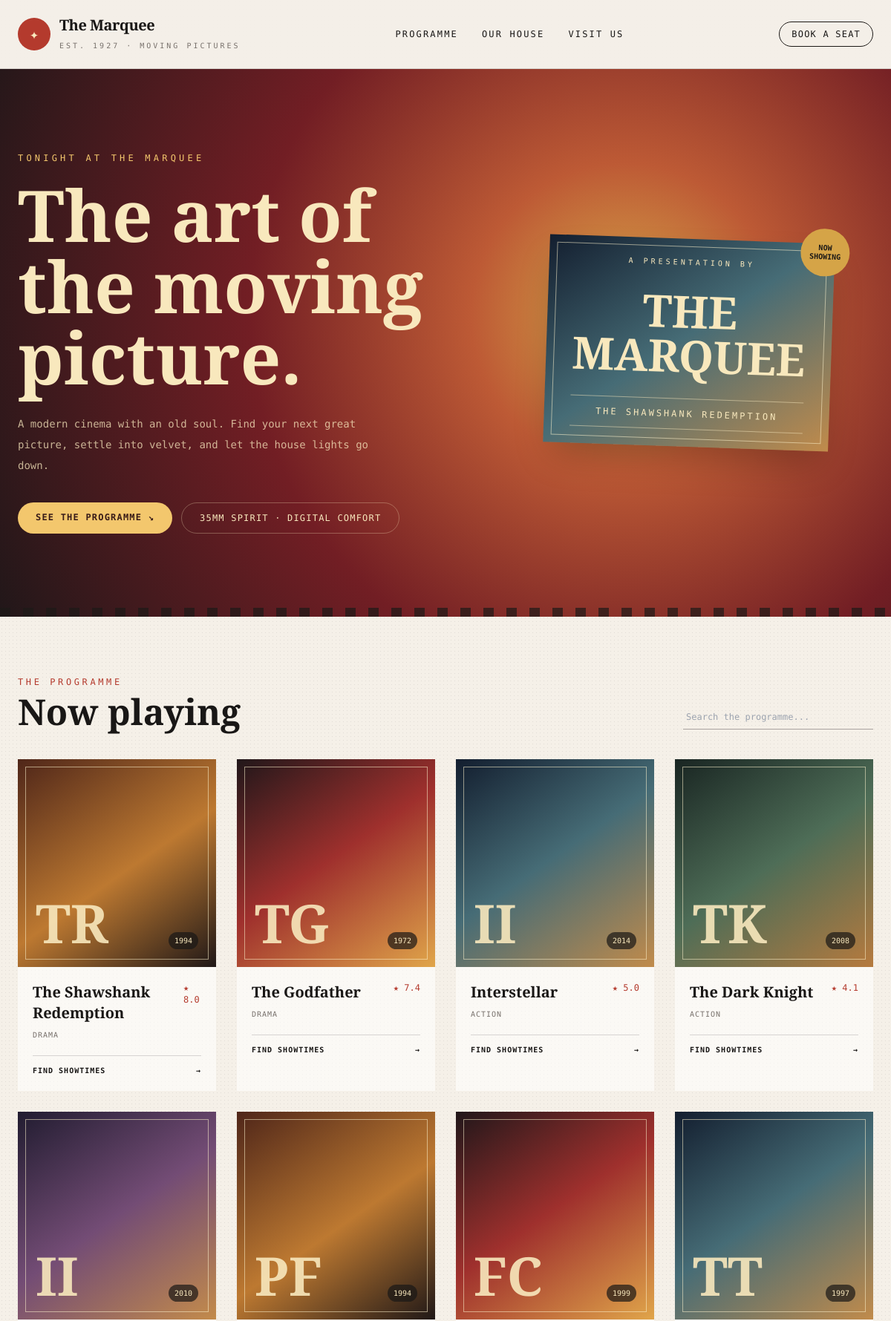
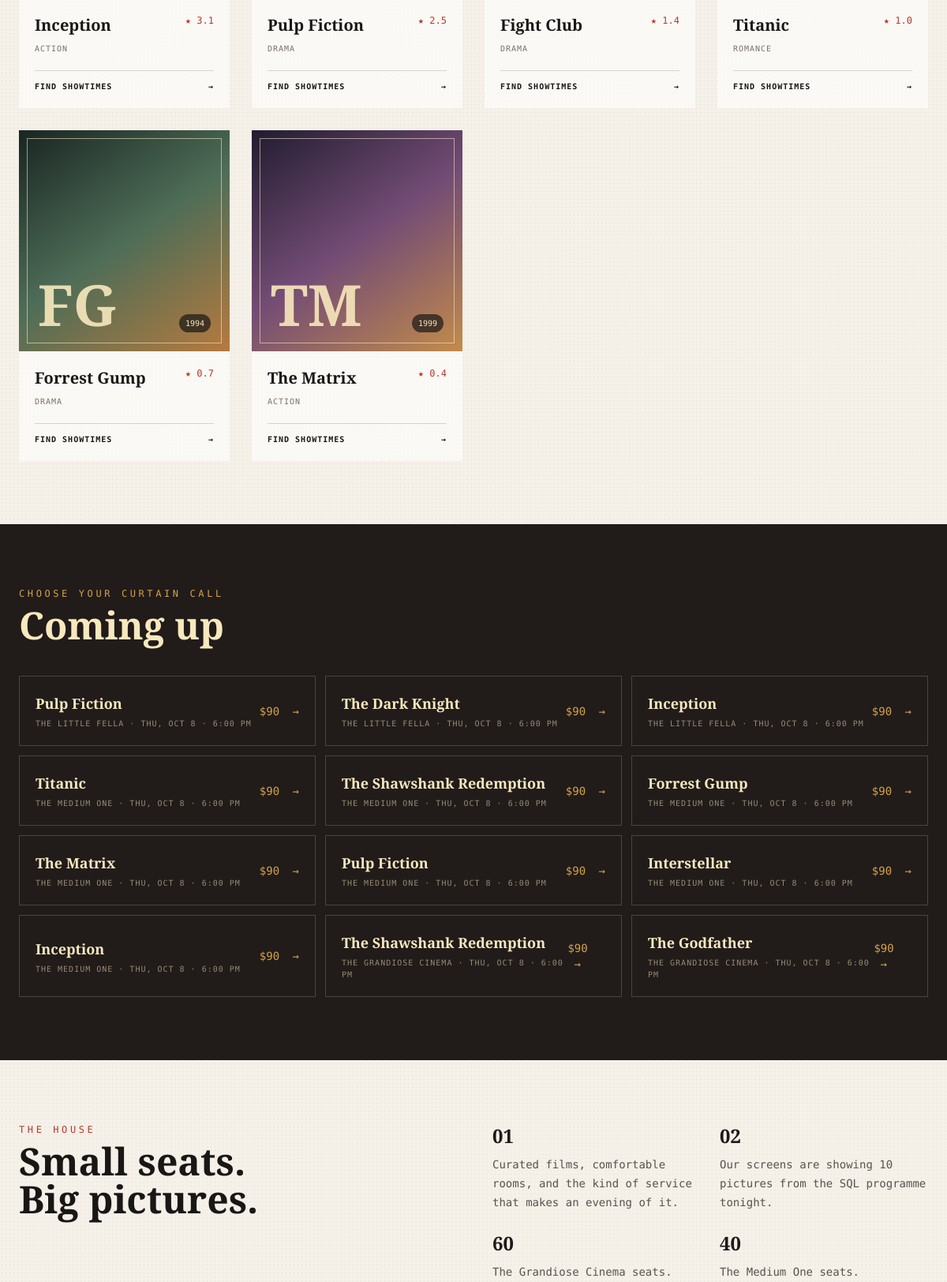
The page / (upper part) on the database its author committed (2 pictures, top to bottom).
### tables this page shows
CREATE TABLE `movies` (
   movieID INT not null auto_increment primary key,
   title VARCHAR(255),
   release_date DATE,
   rating DECIMAL (3,1)
);

CREATE TABLE `showtimes` (
   showtimeID INT not null auto_increment primary key,
   movieID INT not null,
   theaterID INT not null,
   starts_at DATETIME not null,
   price INT not null,
   FOREIGN KEY (movieID) REFERENCES `movies`(movieID),
   FOREIGN KEY (theaterID) REFERENCES `theaters`(theaterID)
);

CREATE TABLE `theaters` (
   theaterID INT not null auto_increment primary key,
   name VARCHAR(100) not null,
   seat_rows INT not null,
   seats_per_row INT not null
);

### www/index.php (the view, shortened to what this page needs)
<?php
$movies = [];
$showtimes = [];
$theaters = [];
try {
    $pdo = new PDO(
        'mysql:host=database;port=3306;dbname=' . ($_ENV['MOVIE_DATABASE'] ?? 'movieDB') . ';charset=utf8mb4',
        $_ENV['MYSQL_USER'] ?? 'root',
        $_ENV['MYSQL_PASSWORD'] ?? ($_ENV['MYSQL_ROOT_PASSWORD'] ?? ''),
        [
            PDO::ATTR_ERRMODE => PDO::ERRMODE_EXCEPTION,
            PDO::ATTR_DEFAULT_FETCH_MODE => PDO::FETCH_ASSOC,
        ]
    );
    $movies = $pdo->query(
        "SELECT m.movieID, m.title, YEAR(m.release_date) AS release_year, m.rating,
                GROUP_CONCAT(DISTINCT g.genreName ORDER BY g.genreName SEPARATOR ', ') AS genres,
                COUNT(DISTINCT st.showtimeID) AS screenings
         FROM movies m
         LEFT JOIN movieGenreRelation mgr ON mgr.movieID = m.movieID
         LEFT JOIN genre g ON g.genreID = mgr.genreID
         LEFT JOIN showtimes st ON st.movieID = m.movieID
         GROUP BY m.movieID, m.title, m.release_date, m.rating
         ORDER BY m.rating DESC, m.title ASC"
    )->fetchAll();
    $showtimes = $pdo->query(
        "SELECT st.showtimeID, st.movieID, st.starts_at, st.price, t.name AS theater
         FROM showtimes st
         JOIN theaters t ON t.theaterID = st.theaterID
         WHERE st.starts_at >= NOW()
         ORDER BY st.starts_at ASC
         LIMIT 12"
    )->fetchAll();
    $theaters = $pdo->query(
        "SELECT name, seat_rows * seats_per_row AS seats
         FROM theaters
         ORDER BY theaterID"
    )->fetchAll();
} catch (PDOException $exception) {
    $databaseError = 'The projector is warming up. Showing the house programme while we reconnect.';
}
$featured = $movies[0];
$movieTitles = [];
foreach ($movies as $movie) {
    $movieTitles[(int) $movie['movieID']] = $movie['title'];
}
$e = static fn ($value): string => htmlspecialchars((string) $value, ENT_QUOTES, 'UTF-8');
$posterClasses = ['poster-amber', 'poster-red', 'poster-blue', 'poster-green', 'poster-violet'];
$initials = static function (string $title): string {
    $words = preg_split('/\s+/', trim($title));
    return strtoupper(substr($words[0] ?? '', 0, 1) . substr($words[count($words) - 1] ?? '', 0, 1));
};
?>
<!doctype html>
<html lang="en">
<head>
    <script src="https://cdn.tailwindcss.com"></script>
</head>
<body class="grain">
<header class="border-b border-stone-900/15 bg-[#f5f0e8]/95">
    <div class="mx-auto flex max-w-7xl items-center justify-between px-6 py-5">
        <a href="#" class="flex items-center gap-3">
            <span class="flex h-11 w-11 items-center justify-center rounded-full bg-[#b43a2d] text-xl text-[#f8e8bd]">✦</span>
            <span><strong class="serif block text-xl tracking-tight">The Marquee</strong><small class="text-[10px] uppercase tracking-[.3em] text-stone-500">Est. 1927 · Moving pictures</small></span>
        </a>
        <nav class="hidden items-center gap-8 text-xs uppercase tracking-[.18em] md:flex">
            <a href="#programme" class="hover:text-[#b43a2d]">Programme</a>
            <a href="#about" class="hover:text-[#b43a2d]">Our house</a>
            <a href="#visit" class="hover:text-[#b43a2d]">Visit us</a>
        </nav>
        <a href="#programme" class="rounded-full border border-stone-900 px-4 py-2 text-xs uppercase tracking-widest hover:bg-stone-900 hover:text-[#f5f0e8]">Book a seat</a>
    </div>
</header>
<main>
    <section class="hero-glow relative overflow-hidden text-[#f8e8bd]">
        <div class="mx-auto grid max-w-7xl items-center gap-12 px-6 py-20 md:grid-cols-[1.1fr_.9fr] md:py-28">
            <div class="relative z-10">
                <p class="mb-5 text-xs uppercase tracking-[.35em] text-[#f3c76d]">Tonight at The Marquee</p>
                <h1 class="serif max-w-2xl text-6xl font-bold leading-[.93] md:text-8xl">The art of the moving picture.</h1>
                <p class="mt-7 max-w-lg text-sm leading-7 text-[#f8e8bd]/75">A modern cinema with an old soul. Find your next great picture, settle into velvet, and let the house lights go down.</p>
                <div class="mt-9 flex flex-wrap gap-3">
                    <a href="#programme" class="rounded-full bg-[#f3c76d] px-6 py-3 text-xs font-bold uppercase tracking-widest text-[#381b18]">See the programme ↘</a>
                    <span class="rounded-full border border-[#f8e8bd]/30 px-6 py-3 text-xs uppercase tracking-widest">35mm spirit · Digital comfort</span>
                </div>
            </div>
            <div class="relative mx-auto w-full max-w-sm rotate-2">
                <div class="poster poster-blue flex items-center justify-center shadow-2xl">
                    <div class="relative z-10 px-8 text-center text-[#f8e8bd]">
                        <p class="text-[10px] uppercase tracking-[.4em]">A presentation by</p>
                        <p class="serif my-7 text-6xl font-bold leading-none">THE<br>MARQUEE</p>
                        <p class="border-y border-[#f8e8bd]/50 py-3 text-xs uppercase tracking-[.25em]"><?= $e($featured['title']) ?></p>
                    </div>
                </div>
                <span class="absolute -right-5 -top-5 rounded-full bg-[#d5a447] px-3 py-5 text-center text-[10px] font-bold uppercase leading-3 text-stone-900">Now<br>showing</span>
            </div>
        </div>
        <div class="filmstrip absolute bottom-0 left-0 h-3 w-full opacity-70"></div>
    </section>
    <section id="programme" class="mx-auto max-w-7xl px-6 py-20">
        <div class="mb-10 flex flex-col justify-between gap-5 sm:flex-row sm:items-end">
            <div><p class="mb-2 text-xs uppercase tracking-[.3em] text-[#b43a2d]">The programme</p><h2 class="serif text-5xl font-bold">Now playing</h2></div>
            <label class="relative"><span class="sr-only">Search films</span><input id="search" type="search" placeholder="Search the programme..." class="w-full rounded-none border-0 border-b border-stone-400 bg-transparent py-2 pl-1 pr-8 text-xs outline-none focus:border-[#b43a2d] sm:w-64"></label>
        </div>
        <div id="movie-grid" class="grid gap-7 sm:grid-cols-2 lg:grid-cols-4">
            <?php foreach ($movies as $index => $movie): ?>
                <article class="movie-card lift overflow-hidden bg-white/60" data-title="<?= $e(strtolower($movie['title'])) ?>" data-genre="<?= $e(strtolower($movie['genres'] ?? '')) ?>">
                    <div class="poster <?= $posterClasses[$index % count($posterClasses)] ?> flex items-end justify-between p-6 text-[#f8e8bd]">
                        <span class="relative z-10 serif text-7xl font-bold opacity-90"><?= $e($initials($movie['title'])) ?></span>
                        <span class="relative z-10 rounded-full bg-[#191716]/70 px-2 py-1 text-[10px]"><?= $e($movie['release_year']) ?></span>
                    </div>
                    <div class="p-5">
                        <div class="mb-2 flex items-start justify-between gap-3"><h3 class="serif text-xl font-bold"><?= $e($movie['title']) ?></h3><span class="text-xs text-[#b43a2d]">★ <?= $e($movie['rating']) ?></span></div>
                        <p class="mb-5 text-[10px] uppercase tracking-widest text-stone-500"><?= $e($movie['genres'] ?: 'Feature presentation') ?></p>
                        <a href="#showtimes" class="block border-t border-stone-300 pt-3 text-[10px] font-bold uppercase tracking-widest hover:text-[#b43a2d]">Find showtimes <span class="float-right">→</span></a>
                    </div>
                </article>
            <?php endforeach; ?>
        </div>
    </section>
    <section id="showtimes" class="bg-[#211b1a] text-[#f8e8bd]">
        <div class="mx-auto max-w-7xl px-6 py-20">
            <div class="mb-10"><p class="mb-2 text-xs uppercase tracking-[.3em] text-[#d5a447]">Choose your curtain call</p><h2 class="serif text-5xl font-bold">Coming up</h2></div>
            <?php if ($showtimes): ?>
                <div class="grid gap-3 md:grid-cols-2 lg:grid-cols-3">
                    <?php foreach ($showtimes as $showtime): ?>
                        <a href="#" class="group flex items-center justify-between border border-[#f8e8bd]/20 p-5 hover:border-[#d5a447]">
                            <span><strong class="serif block text-lg"><?= $e($movieTitles[(int) $showtime['movieID']] ?? 'Feature presentation') ?></strong><small class="mt-1 block text-[10px] uppercase tracking-widest text-[#f8e8bd]/55"><?= $e($showtime['theater']) ?> · <?= date('D, M j · g:i A', strtotime($showtime['starts_at'])) ?></small></span>
                            <span class="text-sm text-[#d5a447]">$<?= $e($showtime['price']) ?> <span class="ml-2 transition group-hover:ml-3">→</span></span>
                        </a>
                    <?php endforeach; ?>
                </div>
            <?php else: ?>
                <p class="border border-[#f8e8bd]/20 p-6 text-sm text-[#f8e8bd]/70">Showtimes are being threaded into the projector. Check back shortly.</p>
            <?php endif; ?>
        </div>
    </section>
    <section id="about" class="mx-auto grid max-w-7xl gap-12 px-6 py-20 md:grid-cols-2">
        <div><p class="mb-2 text-xs uppercase tracking-[.3em] text-[#b43a2d]">The house</p><h2 class="serif text-5xl font-bold">Small seats.<br>Big pictures.</h2></div>
        <div class="grid grid-cols-2 gap-6 text-sm leading-6 text-stone-600">
            <div><strong class="serif mb-2 block text-2xl text-stone-900">01</strong>Curated films, comfortable rooms, and the kind of service that makes an evening of it.</div>
            <div><strong class="serif mb-2 block text-2xl text-stone-900">02</strong>Our screens are showing <?= count($movies) ?> pictures from the SQL programme tonight.</div>
            <?php foreach (array_slice($theaters, 0, 2) as $theater): ?><div><strong class="serif mb-2 block text-2xl text-stone-900"><?= $e($theater['seats']) ?></strong><?= $e($theater['name']) ?> seats.</div><?php endforeach; ?>
        </div>
    </section>
</main>
</body>
</html>

### www/index.php (style rules this page uses)
:root { --ink: #191716; --paper: #f5f0e8; --red: #b43a2d; --gold: #d5a447; }
body { background: var(--paper); color: var(--ink); font-family: 'DM Mono', monospace; }
.serif { font-family: 'Playfair Display', serif; }
.grain { background-image: radial-gradient(rgba(25,23,22,.09) .7px, transparent .7px); background-size: 5px 5px; }
.hero-glow { background: radial-gradient(circle at 70% 45%, #d6a749 0, #bd5a35 22%, #721e24 54%, #211719 100%); }
.poster { min-height: 280px; position: relative; overflow: hidden; }
.poster:after { content: ''; position: absolute; inset: 10px; border: 1px solid rgba(255,244,206,.55); pointer-events: none; }
.poster-amber { background: linear-gradient(145deg, #4f2619, #bd7931 54%, #201817); }
.poster-red { background: linear-gradient(145deg, #21171a, #9f302d 48%, #e0a54a); }
.poster-blue { background: linear-gradient(145deg, #131e2f, #466c76 48%, #c18b4b); }
.poster-green { background: linear-gradient(145deg, #192522, #4e6d57 50%, #b67a3e); }
.poster-violet { background: linear-gradient(145deg, #211c30, #734c75 50%, #c38b4b); }
.filmstrip { background: repeating-linear-gradient(90deg, #1c1917 0, #1c1917 14px, transparent 14px, transparent 31px); }
.lift { transition: transform .2s ease, box-shadow .2s ease; }

### rows shown on the page
movies: title "THE SHAWSHANK REDEMPTION", title "TR", release_year "1994", title "The Shawshank Redemption", rating "8.0", genres "DRAMA"
movies: title "TG", release_year "1972", title "The Godfather", rating "7.4", genres "DRAMA"
movies: title "II", release_year "2014", title "Interstellar", rating "5.0", genres "ACTION"
movies: title "TK", release_year "2008", title "The Dark Knight", rating "4.1", genres "ACTION"
movies: title "II", release_year "2010", title "Inception", rating "3.1", genres "ACTION"
movies: title "PF", release_year "1994", title "Pulp Fiction", rating "2.5", genres "DRAMA"
movies: title "FC", release_year "1999", title "Fight Club", rating "1.4", genres "DRAMA"
movies: title "TT", release_year "1997", title "Titanic", rating "1.0", genres "ROMANCE"
movies: title "FG", release_year "1994", title "Forrest Gump", rating "0.7", genres "DRAMA"
movies: title "TM", release_year "1999", title "The Matrix", rating "0.4", genres "ACTION"
showtimes: movieID "Pulp Fiction", theaterID.name "THE LITTLE FELLA", starts_at "THU, OCT 8 · 6:00 PM", price "90"
showtimes: movieID "The Dark Knight", theaterID.name "THE LITTLE FELLA", starts_at "THU, OCT 8 · 6:00 PM", price "90"
showtimes: movieID "Inception", theaterID.name "THE LITTLE FELLA", starts_at "THU, OCT 8 · 6:00 PM", price "90"
showtimes: movieID "Titanic", theaterID.name "THE MEDIUM ONE", starts_at "THU, OCT 8 · 6:00 PM", price "90"
showtimes: movieID "The Shawshank Redemption", theaterID.name "THE MEDIUM ONE", starts_at "THU, OCT 8 · 6:00 PM", price "90"
showtimes: movieID "Forrest Gump", theaterID.name "THE MEDIUM ONE", starts_at "THU, OCT 8 · 6:00 PM", price "90"
showtimes: movieID "The Matrix", theaterID.name "THE MEDIUM ONE", starts_at "THU, OCT 8 · 6:00 PM", price "90"
showtimes: movieID "Pulp Fiction", theaterID.name "THE MEDIUM ONE", starts_at "THU, OCT 8 · 6:00 PM", price "90"
showtimes: movieID "Interstellar", theaterID.name "THE MEDIUM ONE", starts_at "THU, OCT 8 · 6:00 PM", price "90"
showtimes: movieID "Inception", theaterID.name "THE MEDIUM ONE", starts_at "THU, OCT 8 · 6:00 PM", price "90"
showtimes: movieID "The Shawshank Redemption", theaterID.name "THE GRANDIOSE CINEMA", starts_at "THU, OCT 8 · 6:00 PM", price "90"
showtimes: movieID "The Godfather", theaterID.name "THE GRANDIOSE CINEMA", starts_at "THU, OCT 8 · 6:00 PM", price "90"
theaters: seats "60", name "The Grandiose Cinema"
theaters: seats "40", name "The Medium One"

### other values the page prints
count($movies) "10"
